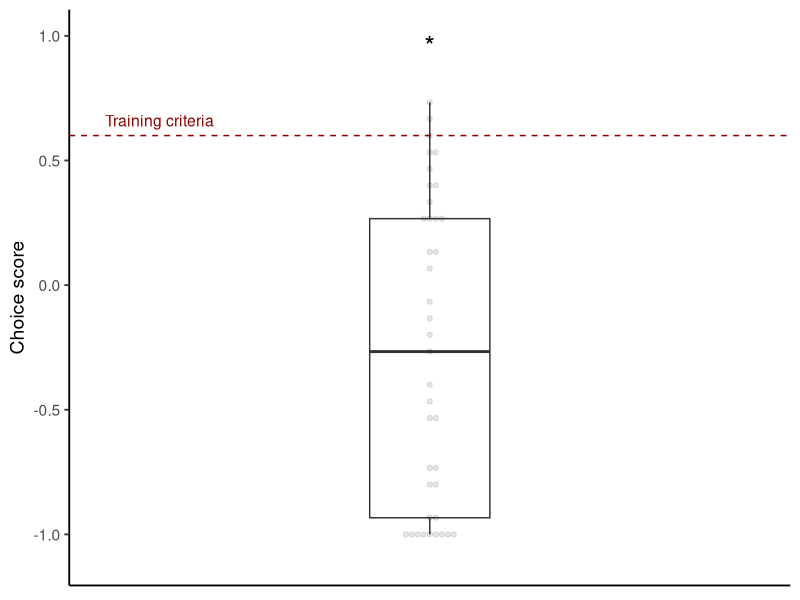

Here is the R script that generated this plot: (Note: this script raises an error after producing the figure.)
#R script used in Bracic et al (2023)

# Author: Marko Bracic (@markobracic)
# Profile: https://orcid.org/0000-0001-6528-3572
# Email: mbracic192@gmail.com


# Title: Behaviour in the ECT

################################################################################
# Description of script and Instructions
################################################################################

# Script used to analyse the behaviour in the ECT

# Output:
  # In-text values in the manuscript Results section: Safe vs predator (dangerous) chamber
  # Figure 2: Comparison of safe versus predator chamber 
  # Supplementary Figure S3: Scores in ECT compared with the training criteria

# For comparing ECT choice score vs training criteria  dataset with both ect and 
  #  jbt data was used (md_id: on the individual level)



################################################################################
# Packages used
################################################################################

library(tidyverse)
library(ggpubr) #for ggarange function
library(ggbeeswarm) #spreading data points in a nice way



################################################################################
# Loading the data
################################################################################

# File with combined data (ECT choice score vs traning criteria) 
md_id <- read_csv("cleaned_data/JBTxECT_id.csv")

# File with the all behaviors from ECT on the id level
ect_chambers <- read_csv("cleaned_data/ECT_chambers.csv")



################################################################################
# Statistical tests: ECT Choice score vs Training criteria 
################################################################################

# Did mice reduce their choice score in the test compared to 80% criteria?
  #   using  JBTxECT_id.csv dataset

wilcox.test(md_id$choice_score[md_id$rat_bedding != "mixed"],
            mu = 0.6) # 80% big = NCT score 0.6

#Result
  # yes



################################################################################
# Supplementary Figure S3: Comparison between the safe versus predator chamber
################################################################################
ggplot(subset(md_id,rat_bedding != "mixed"),
       aes(x=factor(0), y=choice_score)) +
  geom_boxplot( width = 0.2) +
  geom_beeswarm(alpha = 0.1) +
  ylab("Choice score") +
  ylim(-1.1,1) +
  geom_hline(yintercept=0.6, linetype="dashed", colour = "red4") +
  annotate(
    "text",
    label = "Training criteria",
    colour = "red4",
    x = 0.55,
    y = 0.66,
    size = 4
  ) +
  annotate("text", x = 1, y = 1, vjust = "top", label = "*", size = 7) +
  theme_classic(base_size = 14) +
  theme(axis.title.x=element_blank(),
        axis.text.x=element_blank(),
        axis.ticks.x=element_blank())
#ggsave("ect_response.png", width = 15, height = 12, units = "cm")




################################################################################
# Statistical tests: Comparison between the safe versus predator chamber
################################################################################

# Analysis of four behavioural measures using wilcox test (ect_chambers dataset)

# Entries into the chamber per trial
wilcox.test(
  data = ect_chambers,
  entries ~ chamber,
  paired = TRUE,
  alternative = "two.sided"
)


################################################################################
# Time spent in the chamber per trial
wilcox.test(
  data = ect_chambers %>%
    filter(!is.na(duration)) %>% #if duration not scored (=NA), remove row
    subset(., id %in% id[duplicated(id)]), #if one chamber was NA also remove the other chamber
  duration ~ chamber,
  paired = TRUE,
  alternative = "two.sided"
)
#if raw duration compared than the difference is significant


################################################################################
# Digging in the chamber per trial
wilcox.test(
  data = ect_chambers %>%
    filter(!is.na(digging)) %>% #remove row if did not enter chamber
    subset(., id %in% id[duplicated(id)]), #if one chamber was NA also remove the other chamber
  digging ~ chamber,
  paired = TRUE,
  alternative = "two.sided"
)


################################################################################
# Retractions from the chamber per trial
wilcox.test(
  data = ect_chambers %>%
    filter(!is.na(retraction)) %>% #remove if did not enter tunnel
    subset(., id %in% id[duplicated(id)]), #if one chamber was NA also remove the other chamber
  retraction ~ chamber,
  paired = TRUE,
  alternative = "two.sided"
)



################################################################################
# Figure 2: Comparison between the safe versus predator chamber
################################################################################

# difference in retraction between predator and safe (dangerous chamber
  # remove ind that did not enter dangerous tunnel
retraction = ggplot(
  ect_chambers %>%
    filter(!is.na(retraction)) %>% #remove if did not enter tunnel
    subset(., id %in% id[duplicated(id)]), #remove for other chamber
  aes(x = factor(chamber, levels = c("safe", "dangerous")), 
      y = retraction)
) +
  geom_boxplot(aes(group = chamber),
               width = 0.2,
               outlier.shape = NA,
               lwd=0.6 ) +
  geom_beeswarm(alpha = 0.1) +
  annotate(
    "text",
    x = 1.5,
    y = Inf,
    vjust = "top",
    label = "*",
    size = 7
  ) +
  xlab("Chamber") +
  ylab("Retractions per entry") +
  scale_x_discrete(labels = c("dangerous" = "predator",
                              "safe" = "safe")) +
  theme_classic() +
  theme(axis.title = element_text(size = 14),
        axis.text  = element_text(size = 14))
#ggsave("retraction.png", width = 15, height = 12, units = "cm")


#ggplot(hesi_dif, aes(x=chamber, y=count)) +
# stat_summary(geom = "bar", fun = mean)+
# geom_jitter()


################################################################################
# Digging
  # remove ind that did not enter predator chamber

digging = ggplot(
  ect_chambers %>%
    filter(!is.na(digging)) %>% #remove if did not enter chamber
    subset(., id %in% id[duplicated(id)]), #remove for other chamber
  aes(x = factor(chamber, levels = c("safe", "dangerous")),
      y = digging)) +
  geom_boxplot(
    aes(group = chamber),
    width = 0.2,
    outlier.shape = NA,
    lwd = 0.6
  ) +
  geom_beeswarm(alpha = 0.1) +
  annotate(
    "text",
    x = 1.5,
    y = Inf,
    vjust = "top",
    label = "*",
    size = 7
  ) +
  xlab("Chamber") +
  ylab("Digging per entry") +
  scale_x_discrete(
    labels = c("dangerous" = "predator",
               "safe" = "safe"
    )) +
  theme_classic() +
  theme(axis.title = element_text(size = 14),
        axis.text  = element_text(size = 14))


################################################################################
# Duration

duration = ggplot(
  ect_chambers %>%
    filter(!is.na(duration)) %>% #remove if did not enter chamber
    subset(., id %in% id[duplicated(id)]), #remove for other chamber
  aes(x = factor(chamber, levels = c("safe", "dangerous")),
      y = duration)) +
  geom_boxplot(
    aes(group = chamber),
    width = 0.2,
    outlier.shape = NA,
    lwd = 0.6
  ) +
  geom_beeswarm(alpha = 0.1) +
  xlab("Chamber") +
  ylab("Duration per entry (s)") +
  scale_x_discrete(labels = c("dangerous" = "predator",
                              "safe" = "safe")) +
  theme_classic() +
  theme(axis.title = element_text(size = 14),
        axis.text  = element_text(size = 14))


################################################################################
# Entries

entries = ggplot(ect_chambers, 
                  aes(x = factor(chamber, levels = c("safe", 
                                                     "dangerous")), 
                      y = entries)) +
   geom_boxplot(aes(group = chamber),
                width = 0.2,
                outlier.shape = NA,
                lwd=0.6 ) +
   geom_beeswarm(alpha = 0.1) +
   annotate(
     "text",
     x = 1.5,
     y = Inf,
     vjust = "top",
     label = "*",
     size = 7
   ) +
   xlab("Chamber") +
   ylab("Entries per trial") +
   scale_x_discrete(labels = c("dangerous" = "predator",
                               "safe" = "safe")) +
   theme_classic() +
   theme(axis.title = element_text(size = 14),
         axis.text  = element_text(size = 14))


################################################################################
# Merging the figures 

ggarrange(
  entries + theme(
    axis.text.x = element_blank(),
    axis.ticks.x = element_blank(),
    axis.title.x = element_blank()
  ),
  digging + theme(
    axis.text.x = element_blank(),
    axis.ticks.x = element_blank(),
    axis.title.x = element_blank()
  ),
  retraction,
  duration,
  hjust = -2,
  ncol = 2,
  nrow = 2,
  labels = "AUTO",
  label.x	= -0.05
)
#ggsave("behaviours_man.png", width = 19, height = 16, units = "cm")
